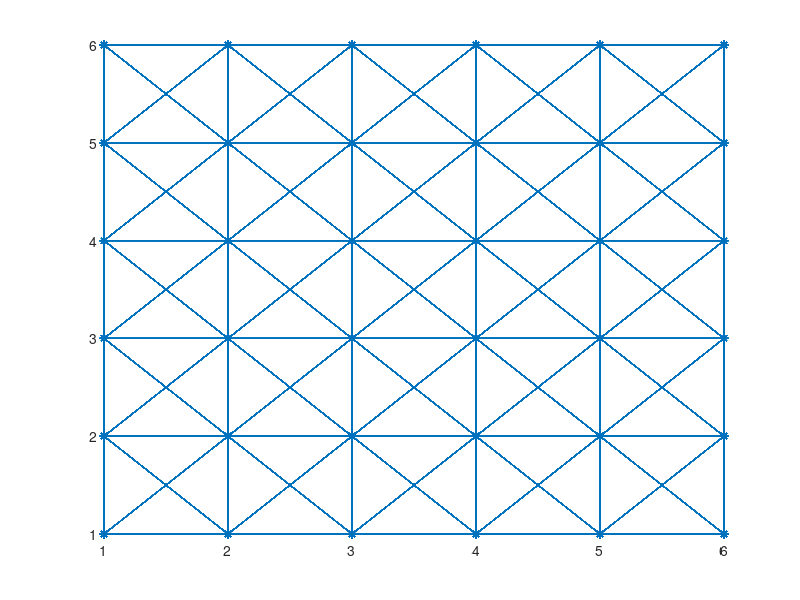

Write MATLAB code to recreate this figure. (Note: this script raises an error after producing the figure.)
%Testing multi-objective optimization

clear
close all

tic

P_tr_thresh = 0.2;

%build adjacency matrix
%square grid, connected right and down
s =6;
V = s^2;
N = V^2;
i_vals = [];
j_vals = [];
vals = [];

minimum = 0.9;
maximum = 1.0;
P_tr = (maximum - minimum)*rand(V, 1) + minimum; %Prob. of traverse associated with each node. sqrt is to bias towards higher values.
costs = 10*abs(randn(V,1));

for i = 1:V    %for each row in adjacency matrix
   if (mod(i,s) >0) %if it isn't on the right edge of grid 
    j_vals(end+1) = i; %add node to right
    i_vals(end+1) = i+1;
   end

   if (mod(i, s) ~=1) %if node isn't on the left edge of grid
    j_vals(end+1) = i; %add node to left
    i_vals(end+1) = i-1;
   end
   
   if (i> s) %if vertex isn't on top of grid
    j_vals(end+1) = i ;   %add next node up
    i_vals(end+1) = i - s;
       if (mod(i,s) >0) %if it isn't on the right edge of grid 
        j_vals(end+1) = i; %add node to diagonal right
        i_vals(end+1) = i+1 - s;
       end

       if (mod(i, s) ~=1) %if node isn't on the left edge of grid
        j_vals(end+1) = i; %add node to diagonal left
        i_vals(end+1) = i-1 -s;
       end
   end
   
   if (i<=(V- s))   %if vertex isn't on bottom of grid
    j_vals(end+1) = i ;  %add next node down
    i_vals(end+1) = i+s ;
       if (mod(i,s) >0) %if it isn't on the right edge of grid 
        j_vals(end+1) = i; %add node to diagonal right
        i_vals(end+1) = i+1+ s;
       end

       if (mod(i, s) ~=1) %if node isn't on the left edge of grid
        j_vals(end+1) = i; %add node to diagonal left
        i_vals(end+1) = i-1+s;
       end
    
   end

      
end

minimum = 0.9;
maximum = 1.0;
vals = 10*abs(randn(length(i_vals), 1));  %generate random costs
a= sparse(i_vals, j_vals, vals); %one section of the adjacency matrix
adj = sparse(V^2, V^2);
for i=1:V-1 %assemble adjacency matrix from sections
   adj((i-1)*V+1:(i-1)*V+V, i*V+1:i*V+V) = a;
end
 spy(adj)

% %create coordinates
coords = [];
for i = 1:N
   block_no = ceil(i/V);
   V_no = i - (block_no-1)*V;

   row = mod(V_no,s);
   col = ceil(V_no/s);
      if (row==0) row = s; end
   coords(end+1,:) = [row, col];
end
gplot(adj, coords, '*-')

[adj_i, adj_j, adj_v] = find(adj); %access rows and columns of adjacency matrix.

P_tr(end) = 1;
%d{i,1}(1) is minimum cost, d{i,1}(2) is total P_tr, d{i,2}(j,:) is path
%represented by that node.
d{N,2} = [];
for i=(N-V+1):(N) %create d vector to store cost, P_tr, parents for each entry in adj.
   d{i,1} = [0 1];
   d{i,2} = [i];
end

%calculate costs, P_tr for current vertex
for i=N:-1:1 %counting back from last populated column in adjacency matrix,
    col = i;  
        V_col = mod(col, V);
        if (V_col==0) V_col = V; end 
    conns = find(adj(:,col)~=0);    %find entries in column col
    options = [];
    for j=1:length(conns)   %for each connection,
        row = conns(j);             %row of current connection
        V_row = mod(row, V);
        if (V_row==0) V_row = V; end 

        new_options = [d{i,1}(:,1) + adj(row,col), d{i,1}(:,2)*P_tr(V_row), repmat(i, size(d{i,1}(:,1)))]; 
        options = [options; new_options];

        
        for k=1:size(options,1) %if option violates P_tr, set penalty cost
           if options(k,2) < P_tr_thresh
            options(k,1) = options(k,1) + 1000;         
           end
        end
    front = options(1,1:2);

   
% inner front -- This isn't working properly.
%     for k=2:size(options,1)
%         list1 = find(front(:,1) >= options(k,1));       %find list of points with greater cost
%         list2 = find(front(:,2) >= options(k,2));       %find list of points with greater P_tr
%         to_remove = [];
%         ind = [];
% 
%         for l=1:length(list1)
%             ind = find(list1(l) == list2);
%            if ~isempty(ind)
%             to_remove(end+1) = ind;
%            end
%         end
%         front(list2(to_remove),:) = [];
% 
%         if (length(list1) + length(list2) >0)
%             t1 = front(:,1) < options(k,1);
%             t2 = front(:,2) < options(k,2);
%             if (isempty(find(t1==t2, 1)))
%                 front = [front; options(k,:)];
%             end
%         end
%     end

    [f1, inds]= prtp(front); %% still incorrect
    if isempty(f1)
       f1 = front; 
    end

    d{conns(j),1} = [d{conns(j),1}; f1];
    d{conns(j),2} = [d{conns(j),2}; options(inds,3)];
    end
end


time = toc

sortrows(d{1})

% [~, ind] = min(d{1}(:,1));
% cost = d{1}(ind,1)
% Prob_traverse = d{1}(ind,2)

% hold on
% bp = best_path(:,end); %%%% THIS IS ARBITRARY.
% for i=1:size((bp),1)-1  %plot path 
%     plot(coords(bp(i),1), coords(bp(i),2), 'r*')
%     plot([coords(bp(i),1), coords(bp(i+1),1)],[coords(bp(i),2), coords(bp(i+1),2)], 'r-')    
% end
% axis off
% axis equal
